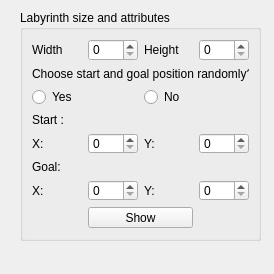
<?xml version="1.0" encoding="UTF-8"?>
<ui version="4.0">
 <class>MainWindow</class>
 <widget class="QMainWindow" name="MainWindow">
  <property name="geometry">
   <rect>
    <x>0</x>
    <y>0</y>
    <width>274</width>
    <height>274</height>
   </rect>
  </property>
  <property name="windowTitle">
   <string>MainWindow</string>
  </property>
  <widget class="QWidget" name="centralwidget">
   <widget class="QGroupBox" name="groupBox">
    <property name="enabled">
     <bool>true</bool>
    </property>
    <property name="geometry">
     <rect>
      <x>20</x>
      <y>10</y>
      <width>241</width>
      <height>231</height>
     </rect>
    </property>
    <property name="title">
     <string>Labyrinth size and attributes</string>
    </property>
    <layout class="QGridLayout" name="gridLayout">
     <item row="0" column="4">
      <widget class="QSpinBox" name="height_box"/>
     </item>
     <item row="3" column="3">
      <widget class="QRadioButton" name="random_no">
       <property name="text">
        <string>No</string>
       </property>
      </widget>
     </item>
     <item row="5" column="2">
      <widget class="QSpinBox" name="start_x_box"/>
     </item>
     <item row="7" column="3">
      <widget class="QLabel" name="goal_y_label">
       <property name="text">
        <string>Y:</string>
       </property>
      </widget>
     </item>
     <item row="7" column="4">
      <widget class="QSpinBox" name="goal_y_box"/>
     </item>
     <item row="7" column="1">
      <widget class="QLabel" name="goal_x_label">
       <property name="text">
        <string>X:</string>
       </property>
      </widget>
     </item>
     <item row="9" column="2" colspan="2">
      <widget class="QPushButton" name="show_button">
       <property name="text">
        <string>Show</string>
       </property>
      </widget>
     </item>
     <item row="4" column="1">
      <widget class="QLabel" name="start_label">
       <property name="text">
        <string>Start :</string>
       </property>
      </widget>
     </item>
     <item row="5" column="4">
      <widget class="QSpinBox" name="start_y_box"/>
     </item>
     <item row="0" column="3">
      <widget class="QLabel" name="height_label">
       <property name="text">
        <string>Height</string>
       </property>
      </widget>
     </item>
     <item row="0" column="1">
      <widget class="QLabel" name="width_label">
       <property name="text">
        <string>Width</string>
       </property>
      </widget>
     </item>
     <item row="1" column="1" colspan="4">
      <widget class="QLabel" name="random_label">
       <property name="text">
        <string>Choose start and goal position randomly?</string>
       </property>
      </widget>
     </item>
     <item row="5" column="3">
      <widget class="QLabel" name="start_y_label">
       <property name="text">
        <string>Y:</string>
       </property>
      </widget>
     </item>
     <item row="7" column="2">
      <widget class="QSpinBox" name="goal_x_box"/>
     </item>
     <item row="3" column="1">
      <widget class="QRadioButton" name="random_yes">
       <property name="text">
        <string>Yes</string>
       </property>
      </widget>
     </item>
     <item row="0" column="2">
      <widget class="QSpinBox" name="width_box"/>
     </item>
     <item row="5" column="1">
      <widget class="QLabel" name="start_x_label">
       <property name="text">
        <string>X:</string>
       </property>
      </widget>
     </item>
     <item row="6" column="1">
      <widget class="QLabel" name="goal_label">
       <property name="text">
        <string>Goal:</string>
       </property>
      </widget>
     </item>
    </layout>
   </widget>
  </widget>
 </widget>
 <resources/>
 <connections/>
</ui>
